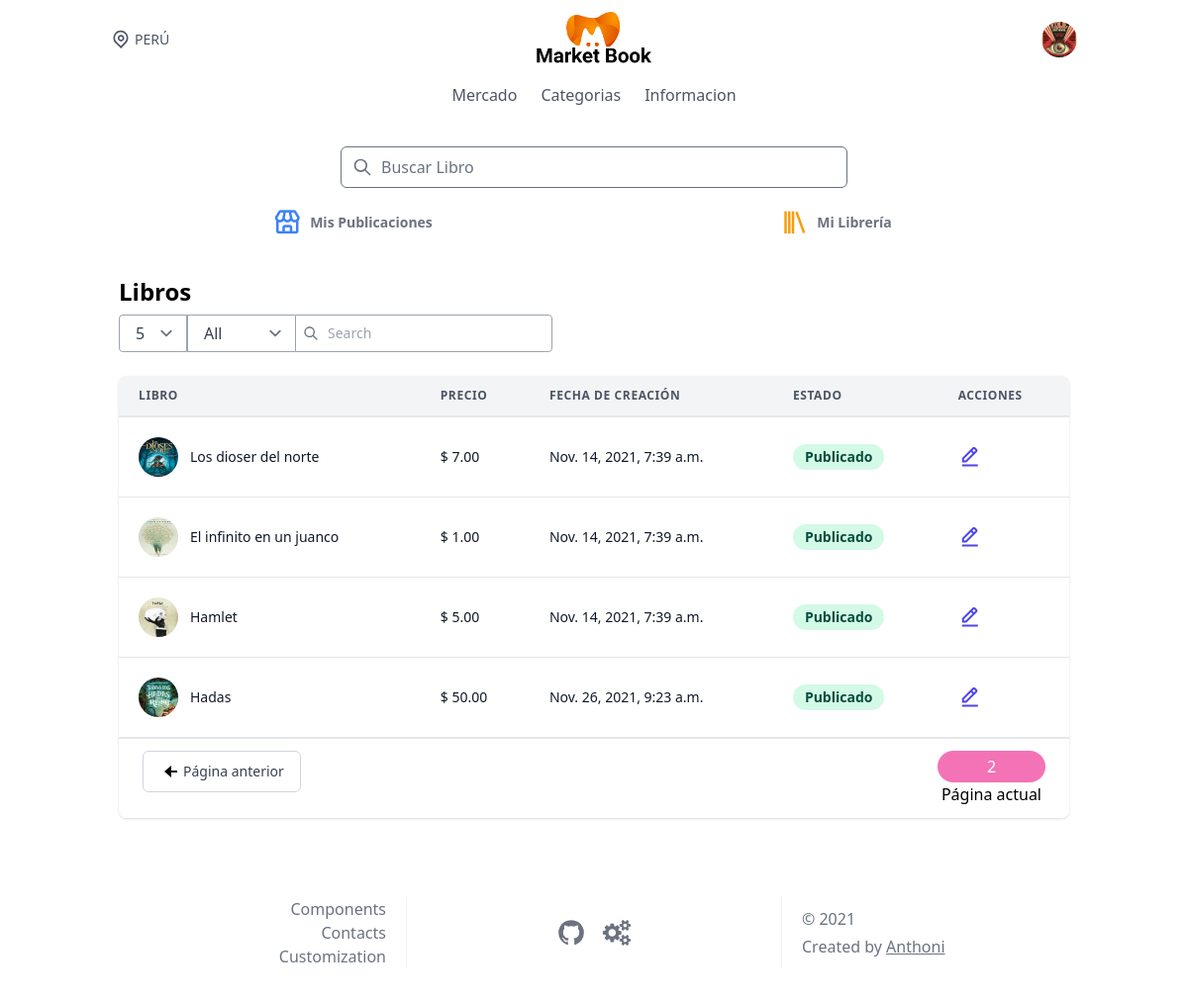
The app's page /product/?page=2 (signed in), older data.
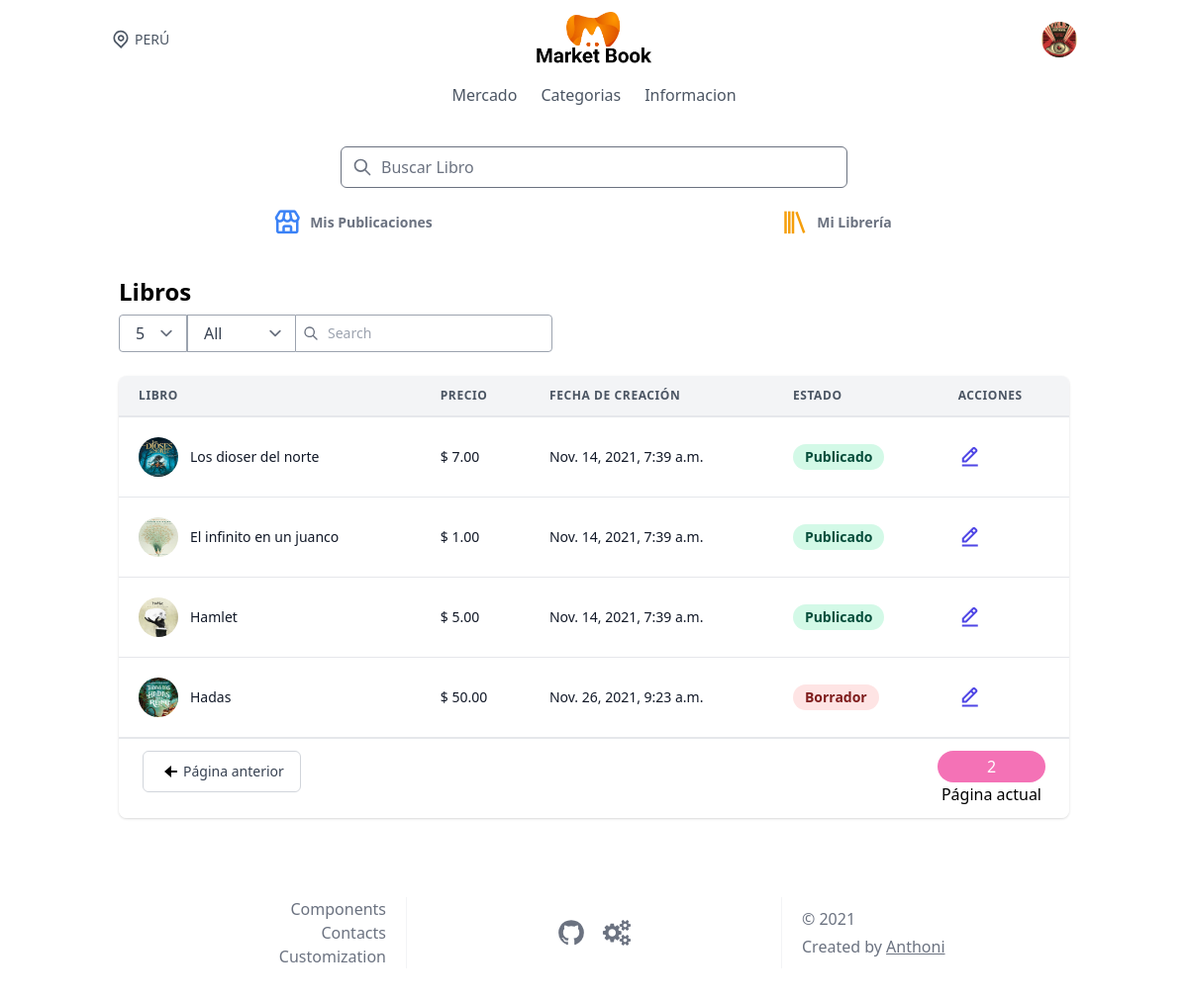
The same page, newer data.
### marketplace/models.py (models this page shows, shortened)
class Product(models.Model):
    user = models.ForeignKey(
        User, on_delete=models.CASCADE, related_name='products')
    name = models.CharField(max_length=100)
    description = models.TextField()
    thumbnail = models.ImageField(
        blank=True, null=True, upload_to=marketplace_directory_path)
    slug = models.SlugField(unique=True)
    content_file = models.FileField(blank=True, null=True)
    active = models.BooleanField(default=False)
    price = models.PositiveIntegerField(default=100)
    category = models.ManyToManyField(Categories)
    created = models.DateTimeField(auto_now_add=True)
    def price_display(self):
        return "{0:.2f}".format(self.price/100)

### core/views.py (the view)
# urls.py: path('product/',UserProductList.as_view(),name="product-list"),
class UserProductList(View):
    def get(self, request, *args, **kwargs):
        products = Product.objects.filter(user=request.user)
        page =request.GET.get('page',1)
        paginator =Paginator(products,6)
        try:
            productsActivated=paginator.page(page)
        except PageNotAnInteger:
            productsActivated = paginator.page(1)
        except EmptyPage:
            productsActivated = paginator.page(paginator.num_pages)
        context = {
            'products': productsActivated
        }
        return render(request, 'pages/products/user_productlist.html', context)

### accounts/models.py (called while the page is built)
    def get_produsts_count(self):
        return self.library.products.all().count()

    def get_produsts_count_public(self):
        return self.products.all().count()

    @property
    def get_card_view(self):
        return self.card[15:19]

### templates/pages/products/user_productlist.html (shortened to what the changed rows need)
{% extends 'base.html' %}
{% load static %}
{% block content %}
{% block profile %}
{% include 'components/profile.html'%}
{% endblock profile %}
<div class="container mx-auto px-4 sm:px-8">
  <div class="py-8">
    <div>
      <h2 class="text-2xl font-semibold leading-tight">Libros</h2>
    </div>
    <div class="-mx-4 sm:-mx-8 px-4 sm:px-8 py-4 overflow-x-auto">
      <div class="inline-block min-w-full shadow rounded-lg overflow-hidden">
        <table class="min-w-full leading-normal">
          <thead>
            <tr>
              <th
                class="px-5 py-3 border-b-2 border-gray-200 bg-gray-100 text-left text-xs font-semibold text-gray-600 uppercase tracking-wider">
                Libro
              </th>
              <th
                class="px-5 py-3 border-b-2 border-gray-200 bg-gray-100 text-left text-xs font-semibold text-gray-600 uppercase tracking-wider">
                Precio
              </th>
              <th
                class="px-5 py-3 border-b-2 border-gray-200 bg-gray-100 text-left text-xs font-semibold text-gray-600 uppercase tracking-wider">
                Fecha de creación
              </th>
              <th
                class="px-5 py-3 border-b-2 border-gray-200 bg-gray-100 text-left text-xs font-semibold text-gray-600 uppercase tracking-wider">
                Estado
              </th>
              <th
              class="px-5 py-3 border-b-2 border-gray-200 bg-gray-100 text-left text-xs font-semibold text-gray-600 uppercase tracking-wider">
              Acciones
            </th>
            </tr>
          </thead>
          <tbody>
            {% for product in products %}
            <tr>
              <td class="px-5 py-5 border-b border-gray-200 bg-white text-sm">
                <div class="flex items-center">
                  <div class="flex-shrink-0 w-10 h-10">
                    <img class="w-full h-full rounded-full"
                      src="{{ product.thumbnail.url }}"
                      alt="{{product.name}}" />
                  </div>
                  <div class="ml-3">
                    <p class="text-gray-900 whitespace-no-wrap">
                      {{product.name}}
                    </p>
                  </div>
                </div>
              </td>
              <td class="px-5 py-5 border-b border-gray-200 bg-white text-sm">
                <p class="text-gray-900 whitespace-no-wrap"> $ {{product.price_display}}</p>
              </td>
              <td class="px-5 py-5 border-b border-gray-200 bg-white text-sm">
                <p class="text-gray-900 whitespace-no-wrap">
                  {{product.created}}
                </p>
              </td>
              <td class="px-5 py-5 border-b border-gray-200 bg-white text-sm">
                {% if product.active %}
                <span class="relative inline-block px-3 py-1 font-semibold text-green-900 leading-tight">
                  <span aria-hidden class="absolute inset-0 bg-green-200 opacity-50 rounded-full"></span>
                  <span class="relative">Publicado</span>
                </span>
                {% elif not product.active %}
                <span class="relative inline-block px-3 py-1 font-semibold text-red-900 leading-tight">
                  <span aria-hidden class="absolute inset-0 bg-red-200 opacity-50 rounded-full"></span>
                  <span class="relative">Borrador</span>
                </span>
                {% endif %}
              </td>
              <td class="px-5 py-5 border-b border-gray-200 bg-white text-2xl  ">
                <a href="{% url 'product-update' product.slug %}" class="text-indigo-600 hover:text-indigo-900"><i class='bx bx-edit-alt' ></i></a>
              </td>
            </tr>
            {% endfor %}
          </tbody>
        </table>
      </div>
    </div>
  </div>
</div>
{% endblock content %}

Row changes from the older to the newer data that the page shows:
changed Product "Hadas": active "Publicado" → "Borrador"
